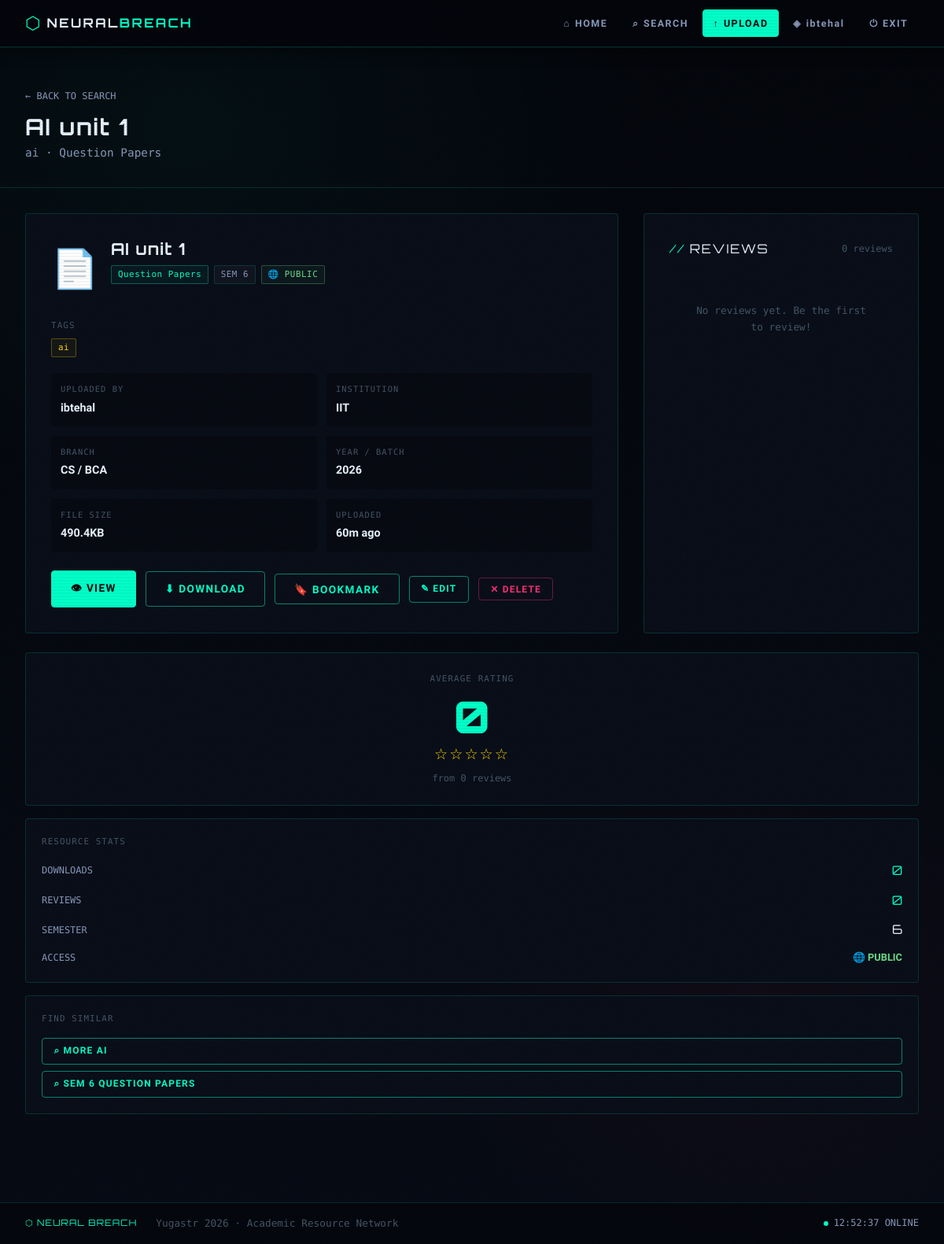
Screenshot of /resource/1 (signed in) with the database file from the repository.
### tables this page shows
CREATE TABLE users (
            id INTEGER PRIMARY KEY AUTOINCREMENT,
            name TEXT NOT NULL,
            email TEXT UNIQUE NOT NULL,
            password_hash TEXT NOT NULL,
            college TEXT NOT NULL,
            branch TEXT NOT NULL,
            semester TEXT NOT NULL,
            bio TEXT DEFAULT '',
            profile_pic TEXT DEFAULT '',
            created_at TIMESTAMP DEFAULT CURRENT_TIMESTAMP
        );

CREATE TABLE resources (
            id INTEGER PRIMARY KEY AUTOINCREMENT,
            user_id INTEGER NOT NULL,
            title TEXT NOT NULL,
            subject TEXT NOT NULL,
            semester TEXT NOT NULL,
            resource_type TEXT NOT NULL,
            year_batch TEXT NOT NULL,
            description TEXT DEFAULT '',
            tags TEXT DEFAULT '',
            privacy TEXT DEFAULT 'public',
            college TEXT NOT NULL,
            filename TEXT NOT NULL,
            original_filename TEXT NOT NULL,
            file_size INTEGER DEFAULT 0,
            download_count INTEGER DEFAULT 0,
            created_at TIMESTAMP DEFAULT CURRENT_TIMESTAMP,
            FOREIGN KEY (user_id) REFERENCES users(id) ON DELETE CASCADE
        );

### app.py (the view)
@app.route('/resource/<int:resource_id>')
@login_required
def resource_detail(resource_id):
    user = get_current_user()
    conn = get_db()
    res = conn.execute("""
        SELECT r.*, u.name as uploader_name, u.college as uploader_college, u.branch as uploader_branch
        FROM resources r JOIN users u ON r.user_id = u.id
        WHERE r.id = ?
    """, (resource_id,)).fetchone()
    if not res:
        abort(404)
    if res['privacy'] == 'private' and res['college'] != user['college']:
        flash(f"This resource is private and only available to {res['college']} students.", 'error')
        return redirect(url_for('home'))
    reviews = conn.execute("""
        SELECT rv.*, u.name as reviewer_name
        FROM reviews rv JOIN users u ON rv.user_id = u.id
        WHERE rv.resource_id = ?
        ORDER BY rv.created_at DESC
    """, (resource_id,)).fetchall()
    avg, cnt = get_resource_avg_rating(resource_id, conn)
    user_review = conn.execute(
        "SELECT * FROM reviews WHERE resource_id=? AND user_id=?",
        (resource_id, user['id'])
    ).fetchone()
    is_bookmarked = conn.execute(
        "SELECT id FROM bookmarks WHERE user_id=? AND resource_id=?",
        (user['id'], resource_id)
    ).fetchone() is not None
    conn.close()
    return render_template('resource_detail.html', user=user, resource=dict(res),
                           reviews=reviews, avg_rating=avg, review_count=cnt,
                           user_review=user_review, is_bookmarked=is_bookmarked)

### app.py (called while the page is built)
def get_db():
    conn = sqlite3.connect(DB_PATH)
    conn.row_factory = sqlite3.Row
    conn.execute("PRAGMA foreign_keys = ON")
    return conn

def login_required(f):
    @wraps(f)
    def decorated(*args, **kwargs):
        if 'user_id' not in session:
            flash('Please log in to continue.', 'warning')
            return redirect(url_for('login'))
        return f(*args, **kwargs)
    return decorated

def get_current_user():
    if 'user_id' not in session:
        return None
    conn = get_db()
    user = conn.execute("SELECT * FROM users WHERE id = ?", (session['user_id'],)).fetchone()
    conn.close()
    return user

def get_resource_avg_rating(resource_id, conn):
    row = conn.execute(
        "SELECT AVG(rating) as avg, COUNT(*) as cnt FROM reviews WHERE resource_id = ?",
        (resource_id,)
    ).fetchone()
    return round(row['avg'] or 0, 1), row['cnt']

@app.template_filter('timeago')
def timeago_filter(dt_str):
    if not dt_str:
        return ''
    try:
        dt = datetime.strptime(str(dt_str), '%Y-%m-%d %H:%M:%S')
        delta = datetime.now() - dt
        if delta.days > 365:
            return f"{delta.days // 365}y ago"
        elif delta.days > 30:
            return f"{delta.days // 30}mo ago"
        elif delta.days > 0:
            return f"{delta.days}d ago"
        elif delta.seconds > 3600:
            return f"{delta.seconds // 3600}h ago"
        elif delta.seconds > 60:
            return f"{delta.seconds // 60}m ago"
        return "just now"
    except:
        return str(dt_str)

@app.template_filter('file_icon')
def file_icon_filter(filename):
    ext = filename.rsplit('.', 1)[-1].lower() if '.' in filename else ''
    icons = {
        'pdf': '📄', 'docx': '📝', 'doc': '📝',
        'ppt': '📊', 'pptx': '📊', 'txt': '📃',
        'png': '🖼️', 'jpg': '🖼️', 'jpeg': '🖼️',
        'zip': '📦'
    }
    return icons.get(ext, '📁')

@app.template_filter('file_size_fmt')
def file_size_fmt(size):
    if size < 1024:
        return f"{size}B"
    elif size < 1024 * 1024:
        return f"{size/1024:.1f}KB"
    return f"{size/(1024*1024):.1f}MB"

### templates/resource_detail.html (shortened to what this page needs)
{% extends "base.html" %}
{% block content %}
<div class="page-header">
  <div class="container" style="padding:0">
    <a href="{{ url_for('search') }}" style="font-family:var(--font-mono); font-size:0.75rem; color:var(--text-mid); text-decoration:none; display:inline-flex; align-items:center; gap:0.3rem; margin-bottom:0.75rem;">← BACK TO SEARCH</a>
    <h1 class="fade-up" style="font-size:clamp(1.2rem,3vw,1.8rem)">{{ resource.title }}</h1>
    <p class="page-subtitle fade-up delay-1">{{ resource.subject }} · {{ resource.resource_type }}</p>
  </div>
</div>
<div class="container" style="padding-bottom:3rem">
  <div class="detail-layout">
    <div class="detail-main">
      <div class="card detail-card fade-up">
        <div class="detail-header">
          <span class="detail-icon">{{ resource.original_filename | file_icon }}</span>
          <div>
            <h2 class="detail-title">{{ resource.title }}</h2>
            <div class="detail-meta">
              <span class="tag tag-type">{{ resource.resource_type }}</span>
              <span class="tag tag-sem">SEM {{ resource.semester }}</span>
              {% if resource.privacy == 'private' %}
              <span class="tag tag-priv">🔒 PRIVATE — {{ resource.college }}</span>
              {% else %}
              <span class="tag tag-pub">🌐 PUBLIC</span>
              {% endif %}
            </div>
          </div>
        </div>
        {% if resource.tags %}
        <div style="margin-bottom:1.25rem;">
          <div style="font-family:var(--font-mono); font-size:0.68rem; color:var(--text-dim); letter-spacing:0.1em; margin-bottom:0.5rem;">TAGS</div>
          <div class="detail-tags">
            {% for tag in resource.tags.split(',') %}
            {% if tag.strip() %}
            <a href="{{ url_for('search', q=tag.strip()) }}" class="tag tag-keyword" style="text-decoration:none; cursor:pointer;">{{ tag.strip() }}</a>
            {% endif %}
            {% endfor %}
          </div>
        </div>
        {% endif %}
        <div class="info-grid">
          <div class="info-item">
            <div class="info-label">UPLOADED BY</div>
            <div class="info-value">{{ resource.uploader_name }}</div>
          </div>
          <div class="info-item">
            <div class="info-label">INSTITUTION</div>
            <div class="info-value">{{ resource.uploader_college }}</div>
          </div>
          <div class="info-item">
            <div class="info-label">BRANCH</div>
            <div class="info-value">{{ resource.uploader_branch }}</div>
          </div>
          <div class="info-item">
            <div class="info-label">YEAR / BATCH</div>
            <div class="info-value">{{ resource.year_batch }}</div>
          </div>
          <div class="info-item">
            <div class="info-label">FILE SIZE</div>
            <div class="info-value">{{ resource.file_size | file_size_fmt }}</div>
          </div>
          <div class="info-item">
            <div class="info-label">UPLOADED</div>
            <div class="info-value">{{ resource.created_at | timeago }}</div>
          </div>
        </div>
        <div style="display:flex; gap:0.75rem; margin-top:1.5rem; flex-wrap:wrap; align-items:center;">
          <button onclick="openPreview()" class="btn btn-primary" style="background:var(--cyan);color:var(--bg-deep);border-color:var(--cyan);">
            👁 VIEW
          </button>
          <a href="{{ url_for('download_resource', resource_id=resource.id) }}" class="btn btn-outline">
            ⬇ DOWNLOAD
          </a>
          <form method="POST" action="{{ url_for('toggle_bookmark', resource_id=resource.id) }}" style="display:inline;">
            <button type="submit" class="btn btn-outline" style="{% if is_bookmarked %}background:rgba(0,255,200,0.15);border-color:var(--cyan);color:var(--cyan);{% endif %}">
              {% if is_bookmarked %}🔖 BOOKMARKED{% else %}🔖 BOOKMARK{% endif %}
            </button>
          </form>
          {% if resource.user_id == user.id %}
          <a href="{{ url_for('edit_resource', resource_id=resource.id) }}" class="btn btn-outline btn-sm">✎ EDIT</a>
          <form method="POST" action="{{ url_for('delete_resource', resource_id=resource.id) }}" style="display:inline" onsubmit="return confirm('Delete this resource? This cannot be undone.')">
            <button type="submit" class="btn btn-danger btn-sm">✕ DELETE</button>
          </form>
          {% endif %}
        </div>
      </div>
            {% set ext = resource.original_filename.rsplit('.', 1)[-1].lower() if '.' in resource.original_filename else '' %}
      </div>
      <div class="card detail-card fade-up delay-1">
        <div class="section-header" style="margin-bottom:1.5rem;">
          <span class="section-title">REVIEWS</span>
          <span style="font-family:var(--font-mono); font-size:0.75rem; color:var(--text-dim)">{{ review_count }} review{% if review_count != 1 %}s{% endif %}</span>
        </div>
        {% if reviews %}
        <div>
          {% for review in reviews %}
          <div class="review-item">
            <div class="review-header">
              <div style="display:flex; align-items:center; gap:0.75rem;">
                <div style="width:32px;height:32px;border-radius:50%;background:linear-gradient(135deg,var(--cyan),var(--magenta));display:flex;align-items:center;justify-content:center;font-family:var(--font-display);font-size:0.75rem;color:var(--bg-deep);font-weight:700;flex-shrink:0;">
                  {{ review.reviewer_name[0].upper() }}
                </div>
                <div>
                  <div class="review-author">{{ review.reviewer_name }}</div>
                  <div class="review-stars">{% for i in range(review.rating) %}★{% endfor %}{% for i in range(5 - review.rating) %}☆{% endfor %}</div>
                </div>
              </div>
              <div class="review-date">{{ review.created_at | timeago }}</div>
            </div>
            {% if review.comment %}
            <p class="review-text" style="margin-top:0.5rem; padding-left:2.75rem;">{{ review.comment }}</p>
            {% endif %}
          </div>
          {% endfor %}
        </div>
        {% else %}
        <div style="text-align:center; padding:2rem; color:var(--text-dim); font-family:var(--font-mono); font-size:0.8rem;">
          No reviews yet. Be the first to review!
        </div>
        {% endif %}
      </div>
    </div>
    <aside class="detail-sidebar">
      <div class="card fade-up">
        <div class="rating-display">
          <div style="font-family:var(--font-mono); font-size:0.68rem; color:var(--text-dim); letter-spacing:0.1em; margin-bottom:0.75rem;">AVERAGE RATING</div>
          <div class="rating-big">{{ avg_rating }}</div>
          <div class="rating-stars-big">
            {% for i in range(5) %}{% if i < avg_rating|int %}★{% elif avg_rating - i > 0.5 %}½{% else %}☆{% endif %}{% endfor %}
          </div>
          <div class="rating-count">from {{ review_count }} review{% if review_count != 1 %}s{% endif %}</div>
        </div>
      </div>
      <div class="card" style="padding:1.25rem; margin-top:1rem;" class="fade-up delay-1">
        <div style="font-family:var(--font-mono); font-size:0.68rem; color:var(--text-dim); letter-spacing:0.1em; margin-bottom:1rem;">RESOURCE STATS</div>
        <div style="display:flex; flex-direction:column; gap:0.75rem;">
          <div style="display:flex; justify-content:space-between; align-items:center;">
            <span style="font-family:var(--font-mono); font-size:0.75rem; color:var(--text-mid)">DOWNLOADS</span>
            <span style="font-family:var(--font-display); font-size:1rem; color:var(--cyan)">{{ resource.download_count }}</span>
          </div>
          <div style="display:flex; justify-content:space-between; align-items:center;">
            <span style="font-family:var(--font-mono); font-size:0.75rem; color:var(--text-mid)">REVIEWS</span>
            <span style="font-family:var(--font-display); font-size:1rem; color:var(--cyan)">{{ review_count }}</span>
          </div>
          <div style="display:flex; justify-content:space-between; align-items:center;">
            <span style="font-family:var(--font-mono); font-size:0.75rem; color:var(--text-mid)">SEMESTER</span>
            <span style="font-family:var(--font-display); font-size:1rem; color:var(--text-bright)">{{ resource.semester }}</span>
          </div>
          <div style="display:flex; justify-content:space-between; align-items:center;">
            <span style="font-family:var(--font-mono); font-size:0.75rem; color:var(--text-mid)">ACCESS</span>
            <span style="font-size:0.8rem; font-weight:600; color:{{ 'var(--magenta)' if resource.privacy == 'private' else '#6adf8a' }}">
              {{ '🔒 PRIVATE' if resource.privacy == 'private' else '🌐 PUBLIC' }}
            </span>
          </div>
        </div>
      </div>
      <div class="card" style="padding:1.25rem; margin-top:1rem;" class="fade-up delay-2">
        <div style="font-family:var(--font-mono); font-size:0.68rem; color:var(--text-dim); letter-spacing:0.1em; margin-bottom:1rem;">FIND SIMILAR</div>
        <div style="display:flex; flex-direction:column; gap:0.5rem;">
          <a href="{{ url_for('search', subject=resource.subject) }}" class="btn btn-outline btn-sm" style="justify-content:flex-start;">⌕ More {{ resource.subject[:20] }}</a>
          <a href="{{ url_for('search', semester=resource.semester, type=resource.resource_type) }}" class="btn btn-outline btn-sm" style="justify-content:flex-start;">⌕ Sem {{ resource.semester }} {{ resource.resource_type }}</a>
        </div>
      </div>
    </aside>
  </div>
{% endblock %}

### templates/base.html (shortened to what this page needs)
<!DOCTYPE html>
<html lang="en">
<head>
  <link rel="stylesheet" href="{{ url_for('static', filename='css/main.css') }}">
</head>
<body>
  {% if session.user_id %}
  <nav class="navbar">
    <a href="{{ url_for('home') }}" class="nav-brand">
      <span class="brand-icon">⬡</span>
      <span class="brand-text">NEURAL<span class="brand-accent">BREACH</span></span>
    </a>
    <div class="nav-links">
      <a href="{{ url_for('home') }}" class="nav-link {% if request.endpoint == 'home' %}active{% endif %}">
        <span class="nav-icon">⌂</span> HOME
      </a>
      <a href="{{ url_for('search') }}" class="nav-link {% if request.endpoint == 'search' %}active{% endif %}">
        <span class="nav-icon">⌕</span> SEARCH
      </a>
      <a href="{{ url_for('upload') }}" class="nav-link nav-upload {% if request.endpoint == 'upload' %}active{% endif %}">
        <span class="nav-icon">↑</span> UPLOAD
      </a>
      <a href="{{ url_for('profile') }}" class="nav-link {% if request.endpoint == 'profile' %}active{% endif %}">
        <span class="nav-icon">◈</span> {{ session.user_name[:10] }}
      </a>
      <a href="{{ url_for('logout') }}" class="nav-link nav-logout">
        <span class="nav-icon">⏻</span> EXIT
      </a>
    </div>
  </nav>
  {% endif %}
  <main class="main-content">
    {% block content %}{% endblock %}
  </main>
  <footer class="footer">
    <div class="footer-inner">
      <span class="footer-brand">⬡ NEURAL BREACH</span>
      <span class="footer-text">Yugastr 2026 · Academic Resource Network</span>
      <span class="footer-status"> SYSTEM ONLINE</span>
    </div>
  </footer>
</body>
</html>

### rows the page displays
users: name "ibtehal", uploader_name "ibtehal", uploader_college "IIT", uploader_branch "CS / BCA"
resources: title "AI unit 1", subject "ai", resource_type "Question Papers", original_filename|file_icon "📄", semester "6", strip "ai", year_batch "2026", file_size|file_size_fmt "490.4KB", created_at "60m ago", download_count "0", privacy "🌐 PUBLIC", subject "AI", resource_type "QUESTION PAPERS"

### other values shown
{{ review_count }} "0"
{{ avg_rating }} "0"
